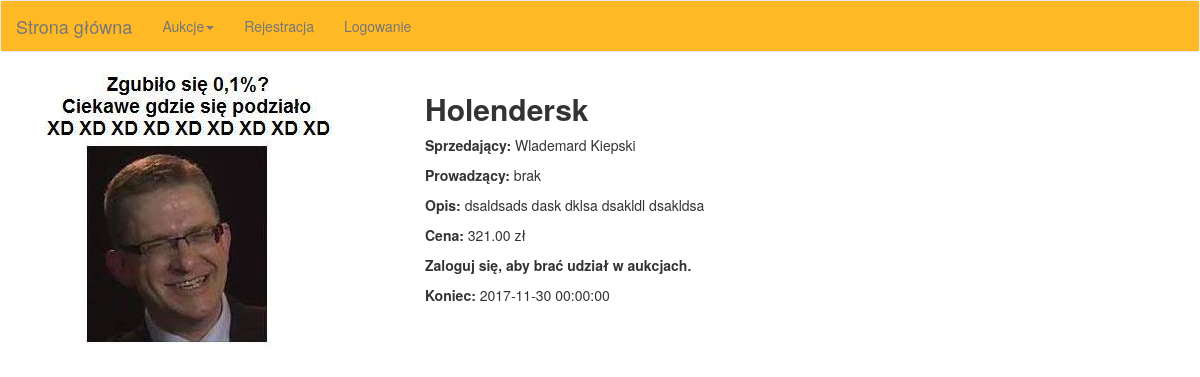
The page /index.php/aukcje/szczegoly/4 on the database its author committed.
### tables this page shows
CREATE TABLE `aukcje` (
  `id` int(11) NOT NULL,
  `idKategorii` int(11) NOT NULL,
  `idUzytkownika` int(11) NOT NULL,
  `idProwadzacego` int(11) DEFAULT NULL,
  `tytul` tinytext NOT NULL,
  `opis` text NOT NULL,
  `koniec` datetime NOT NULL,
  `aktywna` tinyint(1) NOT NULL,
  `cena` float NOT NULL,
  `zdjecie` tinytext NOT NULL,
  `minimalna` float DEFAULT NULL,
  `spadek` float DEFAULT NULL
);

CREATE TABLE `uzytkownicy` (
  `id` int(11) NOT NULL,
  `imie` tinytext NOT NULL,
  `nazwisko` tinytext NOT NULL,
  `login` tinytext NOT NULL,
  `haslo` tinytext NOT NULL
);

### application/controllers/Aukcje.php (called while the page is built, shortened)
<?php
class Aukcje extends CI_Controller {
  public function __construct() {
    $this->load->model('aukcjeModel');
  }
  public function szczegoly($id=false) {
    if(!($data['aukcja']=$this->aukcjeModel->wczytajAukcje($id))) show_404();
    $data['tytul']=$data['aukcja']['tytul'];
    $this->load->view('szablon/start',$data);
    $this->load->view('szablon/menu');
    $this->load->view('aukcje/szczegoly');
    $this->load->view('szablon/komunikat');
    $this->load->view('szablon/koniec');
  }
}

### index.php (called while the page is built, shortened)
<?php
require_once BASEPATH.'core/CodeIgniter.php';

### application/models/AukcjeModel.php (called while the page is built, shortened)
<?php
class AukcjeModel extends CI_Model {
  public function wczytajAukcje($id) {
    return $this->db->get_where('aukcje',array('id'=>$id))->row_array();
  }
}

### application/views/aukcje/szczegoly.php (the view, shortened to what this page needs)
<?php
$uzytkownik=$this->db->get_where('uzytkownicy',array('id'=>$aukcja['idUzytkownika']))->row_array();
if($aukcja['zdjecie']) $zdjecie=base_url($aukcja['zdjecie']);
else $zdjecie=base_url('zdjecia/brak.png');
?>
<div class="container auction-details">
  <div class="col-xs-12 col-md-4">
    <img class="img-responsive" src="<?=$zdjecie?>">
  </div>
  <div class="col-xs-12 col-md-8">
    <h2><b><?=$aukcja['tytul']?></b></h2>
    <p><b>Sprzedający:</b> <?=$uzytkownik['imie'].' '.$uzytkownik['nazwisko']?></p>
    <p><b>Prowadzący:</b> <?php if($aukcja['idProwadzacego']) {
      $prowadzacy=$this->db->get_where('uzytkownicy',array('id'=>$aukcja['idProwadzacego']))->row_array();
      echo $prowadzacy['imie'].' '.$prowadzacy['nazwisko'];
    } else echo 'brak'; ?></p>
    <p><b>Opis:</b> <?=$aukcja['opis']?></p>
    <?php
    if($aukcja['aktywna']) {
      if($this->session->userdata('zalogowany') && $this->session->userdata('id')!=$uzytkownik['id']) {
        switch($aukcja['idKategorii']) {
          case '1':
          case '2': {
            ?>
            <?=form_open('aukcje/szczegoly/'.$aukcja['id'], array('class' => 'add-new-price form-content'))?>
            <div class="form-input">
                <input class="form-control" type="number" name="cena" min="<?=($aukcja['cena']+1)?>" value="<?=$aukcja['cena']?>">
            </div>
            <input class="btn btn-default" type="submit" name="podbij" value="Podbij cenę">
            </form>
            <?php
            break;
          }
          case '3': {
            ?>
            <p><b>Cena:</b> <?=number_format($aukcja['cena'],2).' zł'?></p>
            <p><b>Spadek co godzinę:</b> <?=number_format($aukcja['spadek'],2).' zł'?></p>
            <?=form_open('aukcje/szczegoly/'.$aukcja['id'])?>
            <input class="btn btn-default" type="submit" name="kup" value="Kup teraz">
            </form>
            <?php
            break;
          }
        }
        ?>
          <?=anchor('wiadomosci/rozmowa/'.$aukcja['idUzytkownika'],'Napisz wiadomość',array('class'=>'btn btn-default write-message'))?>
        <?php
      }
      elseif($this->session->userdata('id')!=$uzytkownik['id']) {
        ?>
          <p><b>Cena:</b> <?=number_format($aukcja['cena'],2).' zł'?></p>
        <p><b>Zaloguj się, aby brać udział w aukcjach.</b></p>
        <?php
      }
      else {
        ?>
        <p><b>Cena:</b> <?=number_format($aukcja['cena'],2).' zł'?></p>
        <?php
      }
    }
    else {
      ?>
      <p><b>Cena:</b> <?=number_format($aukcja['cena'],2).' zł'?></p>
      <p><b>Aukcja zakończona.</b></p>
      <?php
    }
    ?>
    <p><b>Koniec:</b> <?=$aukcja['koniec']?></p>
  </div>
</div>

### css/style.css (style rules this page uses)
.nav.navbar-nav li a { transition: 0.25s; }
.auction-details h2 { width: 70%; }

### rows shown on the page
aukcje: zdjecie (picture), tytul "Holendersk", opis "dsaldsads dask dklsa dsakldl dsakldsa", cena "321.00", koniec "2017-11-30 00:00:00"
uzytkownicy: imie "Wlademard", nazwisko "Kiepski"

### other values the page prints
anchor('rejestracja','Rejestracja') "Rejestracja"
anchor('logowanie','Logowanie') "Logowanie"
